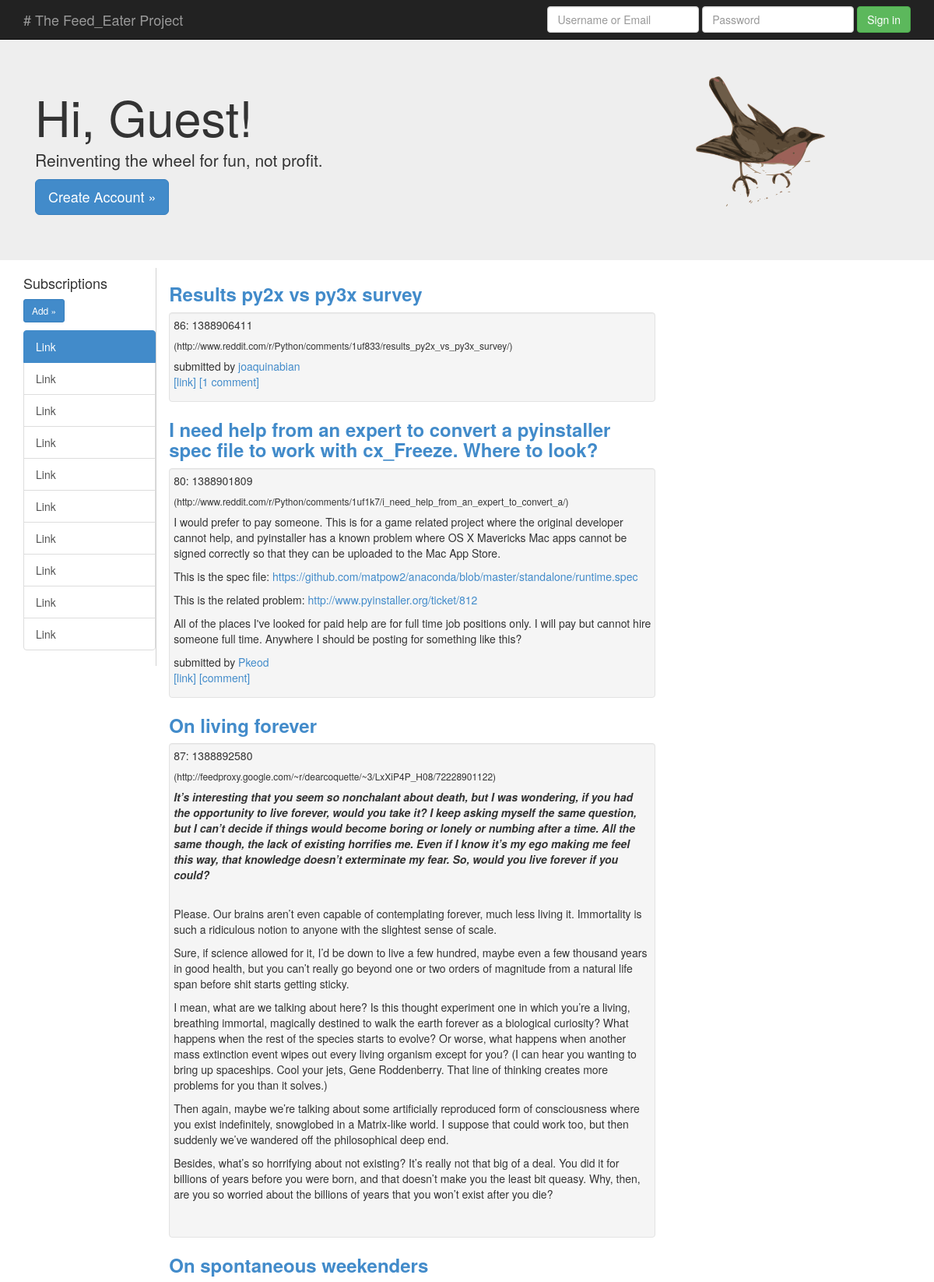
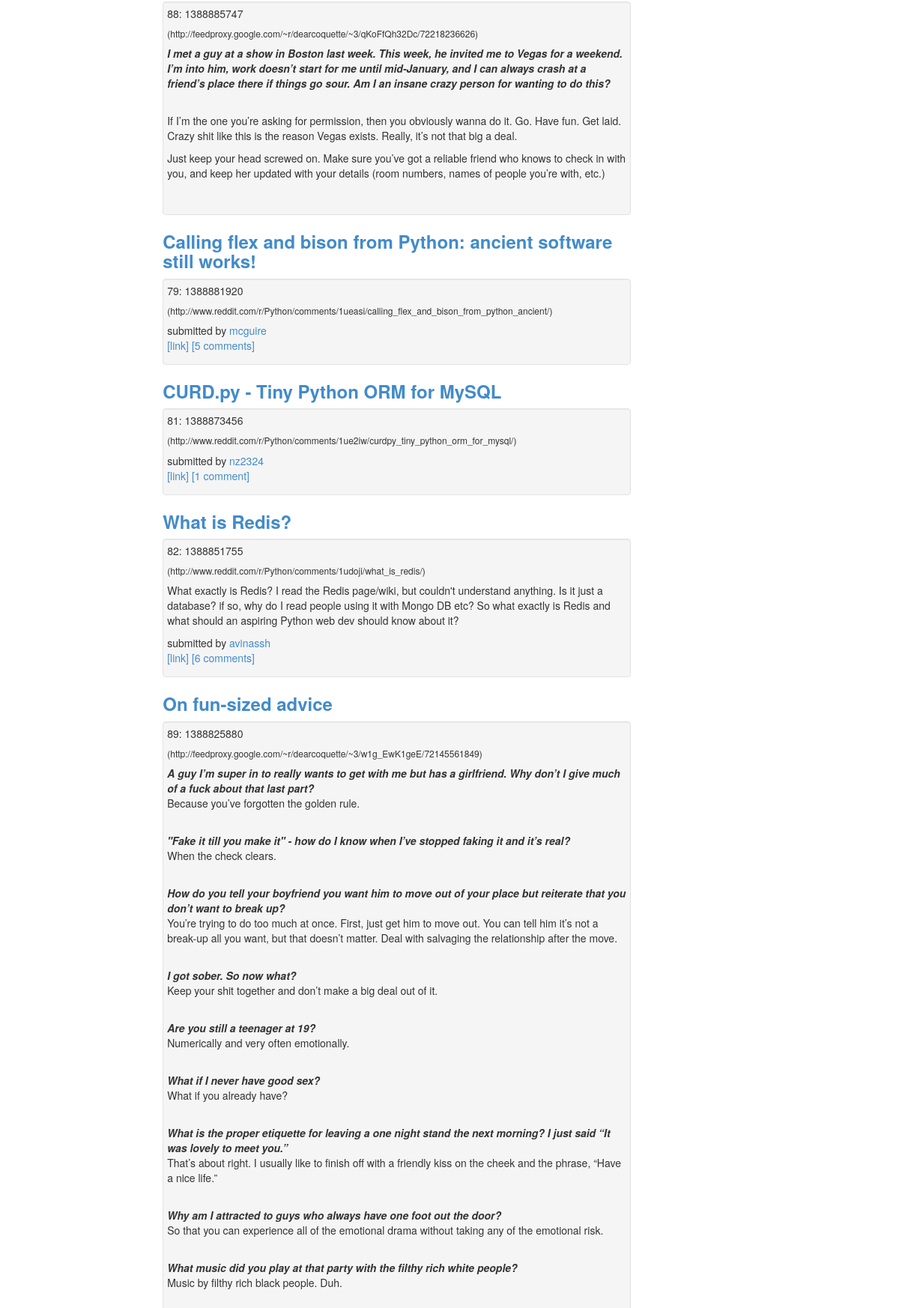
/index (upper part), run on the app's committed database (2 pictures, top to bottom).
### app/models.py (models this page shows, shortened)
class Entry(Model):
    __tablename__ = "entry"
    id = Column('id', Integer, primary_key=True)
    feed_id = Column(Integer)
    published = Column(Integer)
    updated = Column(Integer)
    title = Column(String(1024))
    content = Column(Text)
    description = Column(String(256))
    link = Column(String(1024))
    remote_id = Column(String(1024))

### display/views.py (the view, shortened to what this page needs)
@app.route('/', methods=['GET', 'POST'])
@app.route('/index', methods=['GET', 'POST'])
def index():
    user = g.user
    form = LoginForm(request.form)
    entries = Entry.query.order_by(Entry.published.desc()).limit(10)
    if user is None or not g.user.is_authenticated():
        print 'user is none!'
        user = User(nickname="Guest", email="guest@guest.com", role=0)
    entries = Entry.query.order_by(Entry.published.desc()).limit(10)
    print entries[0].content
    return render_template("index.html",
                            title='Home',
                            user=user,
                            entries=entries,
                            form=form)

### display/forms.py
class LoginForm(Form):
    openid = TextField('openid', validators = [Required()])
    remember_me = BooleanField('remember_me', default = False)

### display/views.py (called while the page is built)
@app.before_request
def before_request():
    g.user = current_user

### display/templates/index.html (shortened to what this page needs)
<!DOCTYPE html>
<html lang="en">
  <head>
    <link href="../static/css/bootstrap.css" rel="stylesheet">
    <link href="../static/css/main.css" rel="stylesheet">
    <link href="../static/css/jumbotron.css" rel="stylesheet">
  </head>
  <body>
    <div class="navbar navbar-inverse navbar-fixed-top" role="navigation">
      <div class="container">
        <div class="navbar-header">
            <a class="navbar-brand" href="#"># The Feed_Eater Project</a>
        </div>
          {% if g.user.is_authenticated() %}
          <div class="navbar-collapse navbar-right collapse" align="right">
          <ul class="nav navbar-nav" align="right">
            <li class="active"><a href="#">Home</a></li>
               <li class="dropdown">
              <a href="#" class="dropdown-toggle" data-toggle="dropdown">Settings <b class="caret"></b></a>
              <ul class="dropdown-menu">
                <li><a href="#">Action</a></li>
                <li><a href="#">Another action</a></li>
                <li><a href="#">Something else here</a></li>
                <li class="divider"></li>
                <li class="dropdown-header">Nav header</li>
                <li><a href="#">Separated link</a></li>
                <li><a href="#">One more separated link</a></li>
              </ul>
            </li>
            <li><a href="/logout">Logout</a></li>
          </ul>
        </div>
      </div>
        {% else %}
        <div class="navbar-collapse collapse">
          <form id="form" class="navbar-form navbar-right" role="form" action="" method="post" name="login">
            <div class="form-group">
              <input type="username" placeholder="Username or Email" class="form-control">
            </div>
            <div class="form-group">
              <input type="password" placeholder="Password" class="form-control">
            </div>
            <button type="submit" class="btn btn-success">Sign in</button>
          </form>
        </div>
        {% endif %}
      </div>
    </div>
    <div class="jumbotron">
      <div class="container">
        <div class="row">
            <div class="col-md-8">
        <h1>Hi, {{user.nickname}}!</h1>
        <p>Reinventing the wheel for fun, not profit.</p>
                {% if not g.user.is_authenticated() %}
        <p><a class="btn btn-primary btn-lg" role="button">Create Account &raquo;</a></p>
         {% endif %}
        </div>
           <div class="col-md-3" align="right">
          <p><img src="../static/img/bird-main.png" height="65%" width="65%" title="Because internet loves birds"></p>
            </div>
            </div>
      </div>
    </div>
    <div class="container">
        <div id="menucolumn">
    <h4>Subscriptions</h4>
    <p><a class="btn btn-primary btn-sm" role="button">Add &raquo;</a></p>
    <ul class="list-group">
    <a href="#" class="list-group-item active">Link</a>
    <a href="#" class="list-group-item">Link</a>
    <a href="#" class="list-group-item">Link</a>
    <a href="#" class="list-group-item">Link</a>
    <a href="#" class="list-group-item">Link</a>
    <a href="#" class="list-group-item">Link</a>
    <a href="#" class="list-group-item">Link</a>
    <a href="#" class="list-group-item">Link</a>
    <a href="#" class="list-group-item">Link</a>
    <a href="#" class="list-group-item">Link</a>
    </ul>
</div>
      <div class="row">
          <div id="contentcolumn">
        {% block content %}
        {% for entry in entries %}
        <div class="col-md-8">
            <h3><b><a href="{{entry.link}}">{{entry.title}}</a></b></h3>
            <div class="well"><p>{{entry.id}}: {{entry.published}}<b></b><h6>({{entry.link}})</h6> </p>
       <p>{{entry.content |safe}}</p></div>
        </div>
        {% endfor %}
        {% endblock %}
        </div>
      </div>
    </div>
  </body>
</html>

### display/templates/base.html (shortened to what this page needs)
  </body>
</html>

### display/static/css/main.css (style rules this page uses)
#menucolumn { float: left; width: 15%; height: 100%; border-right: 1px solid #d1d1d1; }
#contentcolumn { float: right; width: 84%; height: 100%; word-wrap: break-word; }

### display/static/css/jumbotron.css (style rules this page uses)
body { padding-top: 50px; padding-bottom: 20px; }

### data on the page
Entry: title "Results py2x vs py3x survey", id "86", published "1388906411", link "http://www.reddit.com/r/Python/comments/1uf833/results_py2x_vs_py3x_survey/", content "submitted by joaquinabian [link] [1 comment]"
Entry: title "I need help from an expert to convert a pyinstaller spec file to work with cx_Freeze. Where to look?", id "80", published "1388901809", link "http://www.reddit.com/r/Python/comments/1uf1k7/i_need_help_from_an_expert_to_convert_a/", content "I would prefer to pay someone. This is for a game related project where the original developer cannot help, and pyinstaller has a known problem where OS X Mavericks Mac apps cannot be signed correctly so that they can be uploaded to the Mac App Store. This is the spec file: https://github.com/matpow2/anaconda/blob/master/standalone/runtime.spec This is the related problem: http://www.pyinstaller.org/ticket/812 All of the places I've looked for paid help are for full time job positions only. I will pay but cannot hire someone full time. Anywhere I should be posting for something like this? submitted by Pkeod [link] [comment]"
Entry: title "On living forever", id "87", published "1388892580", link "http://feedproxy.google.com/~r/dearcoquette/~3/LxXiP4P_H08/72228901122", content "It’s interesting that you seem so nonchalant about death, but I was wondering, if you had the opportunity to live forever, would you take it? I keep asking myself the same question, but I can’t decide if things would become boring or lonely or numbing after a time. All the same though, the lack of existing horrifies me. Even if I know it’s my ego making me feel this way, that knowledge doesn’t exterminate my fear. So, would you live forever if you could? Please. Our brains aren’t even capable of contemplating forever, much less living it. Immortality is such a ridiculous notion to anyone with the slightest sense of scale. Sure, if science allowed for it, I’d be down to live a few hundred,…"
Entry: title "On spontaneous weekenders", id "88", published "1388885747", link "http://feedproxy.google.com/~r/dearcoquette/~3/qKoFfQh32Dc/72218236626", content "I met a guy at a show in Boston last week. This week, he invited me to Vegas for a weekend. I’m into him, work doesn’t start for me until mid-January, and I can always crash at a friend’s place there if things go sour. Am I an insane crazy person for wanting to do this? If I’m the one you’re asking for permission, then you obviously wanna do it. Go. Have fun. Get laid. Crazy shit like this is the reason Vegas exists. Really, it’s not that big a deal. Just keep your head screwed on. Make sure you’ve got a reliable friend who knows to check in with you, and keep her updated with your details (room numbers, names of people you’re with, etc.)"
Entry: title "Calling flex and bison from Python: ancient software still works!", id "79", published "1388881920", link "http://www.reddit.com/r/Python/comments/1ueasi/calling_flex_and_bison_from_python_ancient/", content "submitted by mcguire [link] [5 comments]"
Entry: title "CURD.py - Tiny Python ORM for MySQL", id "81", published "1388873456", link "http://www.reddit.com/r/Python/comments/1ue2iw/curdpy_tiny_python_orm_for_mysql/", content "submitted by nz2324 [link] [1 comment]"
Entry: title "What is Redis?", id "82", published "1388851755", link "http://www.reddit.com/r/Python/comments/1udoji/what_is_redis/", content "What exactly is Redis? I read the Redis page/wiki, but couldn't understand anything. Is it just a database? if so, why do I read people using it with Mongo DB etc? So what exactly is Redis and what should an aspiring Python web dev should know about it? submitted by avinassh [link] [6 comments]"
Entry: title "On fun-sized advice", id "89", published "1388825880", link "http://feedproxy.google.com/~r/dearcoquette/~3/w1g_EwK1geE/72145561849", content "A guy I’m super in to really wants to get with me but has a girlfriend. Why don’t I give much of a fuck about that last part? Because you’ve forgotten the golden rule. \"Fake it till you make it\" - how do I know when I’ve stopped faking it and it’s real? When the check clears. How do you tell your boyfriend you want him to move out of your place but reiterate that you don’t want to break up? You’re trying to do too much at once. First, just get him to move out. You can tell him it’s not a break-up all you want, but that doesn’t matter. Deal with salvaging the relationship after the move. I got sober. So now what? Keep your shit together and don’t make a big deal out of it. Are you still a…"

### other printed values
{{ user.nickname }} "Guest"
